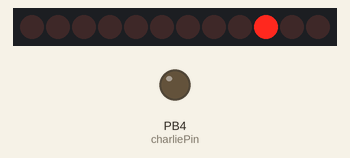
This sketch was run on a simulated ATtiny85, built with avr-gcc and run on an emulated ATtiny85. On the bench: 12×1 LED matrix, output pins drawn as LEDs (lit = HIGH). Wiring (inferred from the names in the program): charlieplexed LEDs: lines PB0, PB1, PB2, PB3. Pins used as bus, display or sensor lines are not drawn.

Above: at 0.31 s.
At 10.21 s:
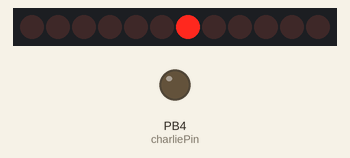
At 20.12 s:
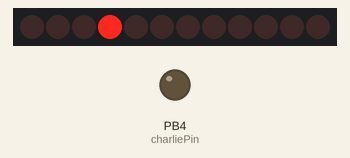
At 39.27 s:
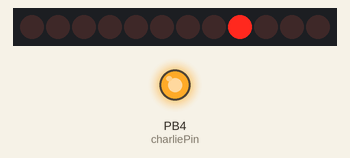
Timing chart, 0 to 40.0 s (numbered marks = the images above):
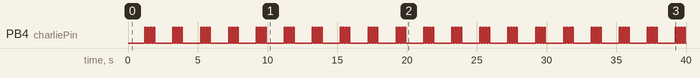

The sketch:

a_tinyCharlie_on5pins.ino
```cpp
/*Software PWM on Attiny85
 Ernst Christensen 16.okt. 2011
 */

int led[]={
  0,1,2,3,4};
int numberLEDs = 5;
int delayTime = 12;
int testDelay = 250;
int charliePin;

void setup(){
  for(int z=0;z<numberLEDs;z++) pinMode(led[z], OUTPUT);
  for(int z=0;z<numberLEDs;z++) digitalWrite(led[z], LOW);
}


void loop(){
  for (int i=0;i<20;i++) {
    charliePlex(i+1);
    digitalWrite(charliePin, HIGH);
    delay(100);
    digitalWrite(charliePin, LOW);
  }
}


void charliePlex(int myLed){
  switch(myLed){
    // 1
  case 1:
    pinMode(0, OUTPUT);
    pinMode(1, OUTPUT);
    pinMode(2, INPUT);
    pinMode(3, INPUT);
    pinMode(4, INPUT);
    digitalWrite(0, LOW);
    charliePin = 1;
    break;

    // 2
  case 2:
    pinMode(0, OUTPUT);
    pinMode(1, INPUT);
    pinMode(2, OUTPUT);
    pinMode(3, INPUT);
    pinMode(4, INPUT);
    digitalWrite(0, LOW);
    charliePin = 2;
    break;

    // 3
  case 3:
    pinMode(0, OUTPUT);
    pinMode(1, INPUT);
    pinMode(2, INPUT);
    pinMode(3, OUTPUT);
    pinMode(4, INPUT);
    digitalWrite(0, LOW);
    charliePin = 3;
    break;

    // 4
  case 4:
    pinMode(0, OUTPUT);
    pinMode(1, OUTPUT);
    pinMode(2, INPUT);
    pinMode(3, INPUT);
    pinMode(4, INPUT);
    digitalWrite(1, LOW);
    charliePin = 0;
    break;

    // 5
  case 5:
    pinMode(0, INPUT);
    pinMode(1, OUTPUT);
    pinMode(2, OUTPUT);
    pinMode(3, INPUT);
    pinMode(4, INPUT);
    digitalWrite(1, LOW);
    charliePin = 2;
    break;

    // 6
  case 6:
    pinMode(0, INPUT);
    pinMode(1, OUTPUT);
    pinMode(2, INPUT);
    pinMode(3, OUTPUT);
    pinMode(4, INPUT);
    digitalWrite(1, LOW);
    charliePin = 3;
    break;

    // 7
  case 7:
    pinMode(0, OUTPUT);
    pinMode(1, INPUT);
    pinMode(2, OUTPUT);
    pinMode(3, INPUT);
    pinMode(4, INPUT);
    digitalWrite(2, LOW);
    charliePin = 0;
    break;

    // 8
  case 8:
    pinMode(0, INPUT);
    pinMode(1, OUTPUT);
    pinMode(2, OUTPUT);
    pinMode(3, INPUT);
    pinMode(4, INPUT);
    digitalWrite(2, LOW);
    charliePin = 1;
    break;

    // 9
  case 9:
    pinMode(0, INPUT);
    pinMode(1, INPUT);
    pinMode(2, OUTPUT);
    pinMode(3, OUTPUT);
    pinMode(4, INPUT);
    digitalWrite(2, LOW);
    charliePin = 3;
    break;

    // 10
  case 10:
    pinMode(0, OUTPUT);
    pinMode(1, INPUT);
    pinMode(2, INPUT);
    pinMode(3, OUTPUT);
    pinMode(4, INPUT);
    digitalWrite(3, LOW);
    charliePin = 0;
    break;

    // 11
  case 11:
    pinMode(0, INPUT);
    pinMode(1, OUTPUT);
    pinMode(2, INPUT);
    pinMode(3, OUTPUT);
    pinMode(4, INPUT);
    digitalWrite(3, LOW);
    charliePin = 1;
    break;

    // 12
  case 12:
    pinMode(0, INPUT);
    pinMode(1, INPUT);
    pinMode(2, OUTPUT);
    pinMode(3, OUTPUT);
    pinMode(4, INPUT);
    digitalWrite(3, LOW);
    charliePin = 2;
    break;

    // 13
  case 13:
    pinMode(0, OUTPUT);
    pinMode(1, INPUT);
    pinMode(2, INPUT);
    pinMode(3, INPUT);
    pinMode(4, OUTPUT);
    digitalWrite(0, LOW);
    charliePin = 4;
    break;

    // 14
  case 14:
    pinMode(0, OUTPUT);
    pinMode(1, INPUT);
    pinMode(2, INPUT);
    pinMode(3, INPUT);
    pinMode(4, OUTPUT);
    digitalWrite(4, LOW);
    charliePin = 0;
    break;

    // 15
  case 15:
    pinMode(0, INPUT);
    pinMode(1, OUTPUT);
    pinMode(2, INPUT);
    pinMode(3, INPUT);
    pinMode(4, OUTPUT);
    digitalWrite(1, LOW);
    charliePin = 4;
    break;


    // 16
  case 16:
    pinMode(0, INPUT);
    pinMode(1, OUTPUT);
    pinMode(2, INPUT);
    pinMode(3, INPUT);
    pinMode(4, OUTPUT);
    digitalWrite(4, LOW);
    charliePin = 1;
    break;

    // 17
  case 17:
    pinMode(0, INPUT);
    pinMode(1, INPUT);
    pinMode(2, OUTPUT);
    pinMode(3, INPUT);
    pinMode(4, OUTPUT);
    digitalWrite(2, LOW);
    charliePin = 4;
    break;

    // 18
  case 18:
    pinMode(0, INPUT);
    pinMode(1, INPUT);
    pinMode(2, INPUT);
    pinMode(3, OUTPUT);
    pinMode(4, OUTPUT);
    digitalWrite(4, LOW);
    charliePin = 2;
    break;

    // 19
  case 19:
    pinMode(0, INPUT);
    pinMode(1, INPUT);
    pinMode(2, INPUT);
    pinMode(3, OUTPUT);
    pinMode(4, OUTPUT);
    digitalWrite(3, LOW);
    charliePin = 4;
    break;

    // 20
  case 20:
    pinMode(0, INPUT);
    pinMode(1, INPUT);
    pinMode(2, INPUT);
    pinMode(3, OUTPUT);
    pinMode(4, OUTPUT);
    digitalWrite(4, LOW);
    charliePin = 3;
    break;
  }
}


void spwm(int freq,int spin,int sp){

  //on
  digitalWrite(spin,HIGH);
  delayMicroseconds(sp*freq);

  // off
  digitalWrite(spin,LOW);
  delayMicroseconds(sp*(255-freq));


} //spwm
```

Measured:
- by itself, PB4 (charliePin): repeats every 2.0 s: 3 × (LOW 0.10 s, HIGH 0.10 s), LOW 1.3 s, HIGH 0.10 s
